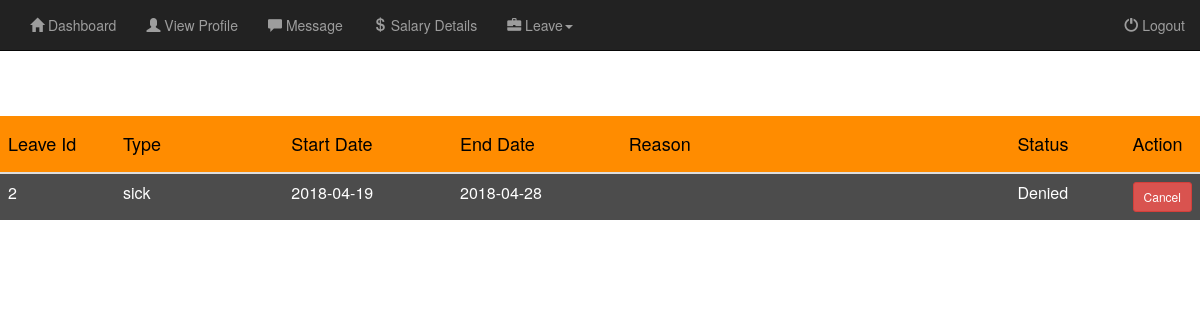
Page /files/employee/leave_status.php (signed in) on the committed database.
### tables this page shows
CREATE TABLE `emp_leave` (
  `leave_id` int(11) NOT NULL,
  `uname` varchar(20) NOT NULL,
  `type` varchar(20) NOT NULL,
  `start` date NOT NULL,
  `end` date NOT NULL,
  `reason` varchar(200) NOT NULL,
  `status` varchar(20) NOT NULL
);

### files/employee/leave_status.php (the view, shortened to what this page needs)
<!DOCTYPE html>
<html>
<head>
    <?php include("header.php"); ?>
</head>
<body>
    <div style="text-align:center">
    <h3 style="color:white;">Leave Status</h3>
    </div>
    <table class="table " style="width:100%;">
        <thead>
        <tr>
            <th style="width:10%;"><h4>Leave Id</h4></th>
            <th style="width:15%;"><h4 >Type</h4></th>
            <th style="width:15%;"><h4 >Start Date</h4></th>
            <th style="width:15%;"><h4 >End Date</h4></th>
            <th style="width:35%;"><h4 >Reason</h4></th>
            <th style="width:10%;"><h4 >Status</h4></th>
            <th style="width:10%;"><h4 >Action</h4></th>
        </tr>
        </thead>
        <tbody>
        <?php
            $conn=mysqli_connect("sql210.epizy.com","epiz_22421045","12345678","epiz_22421045_hrms"  ) or die("connection failed".mysqli_connect_error());
            $username = $_SESSION['username'];
            $query = "select * from emp_leave where uname='$username'";
            $result = $conn->query($query);
            if ($result->num_rows > 0) {
                while($row = $result->fetch_assoc()) {
                    $cmd = "<tr><form action='#' method='post'><input type='text' style='display:none;' name='ID' value=".$row['leave_id']."><td>"
                            .$row['leave_id']."</td><td>".$row['type']."</td><td>".$row['start']."</td><td>".
                            $row['end']."</td><td>".$row['reason']."</td><td>".$row['status']."</td>";
                    if($row['status']=="Cancelled")
                        $cmd = $cmd."<td><button type='submit' name='_reapply' class='btn btn-primary btn-block btn-sm'>Reapply</button>"."</td></form></tr>";
                    else
                        $cmd = $cmd."<td><button type='submit' name='_cancel' class='btn btn-danger btn-block btn-sm'>Cancel</button>"."</td></form></tr>";
                    echo $cmd;
                }
            } else {
                echo "0 results";
            }
        ?>
        </tbody>
    </table>
</body>
</html>

### files/employee/leave_status.php (style rules this page uses)
body { background: url("../../img/b3.jpg"); background-size:cover; background-repeat:no-repeat; color:black; }
th { font-weight: bold; background-color:darkorange; }
td { font-size:16px; color:white; background-color:beige; background: rgba(0,0,0,0.7); }

### rows in the picture
emp_leave: leave_id "2", type "sick", start "2018-04-19", end "2018-04-28", status "Denied"
